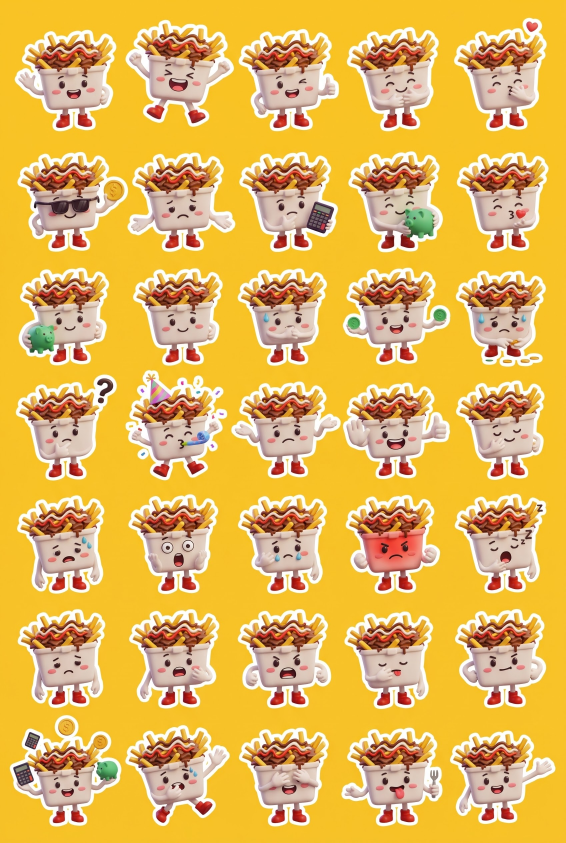
#> input picture social/mascot3d/src/moods.jpg, 1696 x 2528 px (shown at 1/3 size)
$ python -i cel.py   (imports and definitions only)
#> lines starting #> are read from the running program, lines starting #| are printed output that depends on the picture
#> further down, picture is the input picture: shape (2528, 1696, 3); mean B, G, R 90.9, 183.4, 228.1
"""Cel post-process: comic halftone in the shadows, soft bloom, grain, vignette (numpy + OpenCV)."""
import numpy as np
import cv2

_cache = {}

def _lattice(h, w, s):
    k = (h, w, s)
    if k not in _cache:
        y, x = np.mgrid[0:h, 0:w].astype(np.float32)
        c = s_ = np.float32(np.cos(np.deg2rad(45)))
        u = (x + y) * c / s
        v = (y - x) * c / s
        fu, fv = u - np.floor(u) - 0.5, v - np.floor(v) - 0.5
        _cache[k] = np.sqrt(fu * fu + fv * fv)
        _cache[(h, w, 'grain')] = None
    return _cache[k]

def cel(rgb, s=9.0, tint=(34, 20, 70), strength=0.55, grain=0.045, bloom=0.0, vignette=0.0, seed=1, split=0.0, thresh=0.5):
    """rgb: HxWx3 uint8 array. returns uint8 array."""
#> called with s = 9, tint = (34, 20, 70), strength = 0.55, grain = 0.045, bloom = 0, vignette = 0, seed = 1, split = 0
    a = rgb.astype(np.float32) / 255.0
    h, w, _ = a.shape
#> h = 2528; w = 1696
    lum = a @ np.array([0.299, 0.587, 0.114], dtype=np.float32)
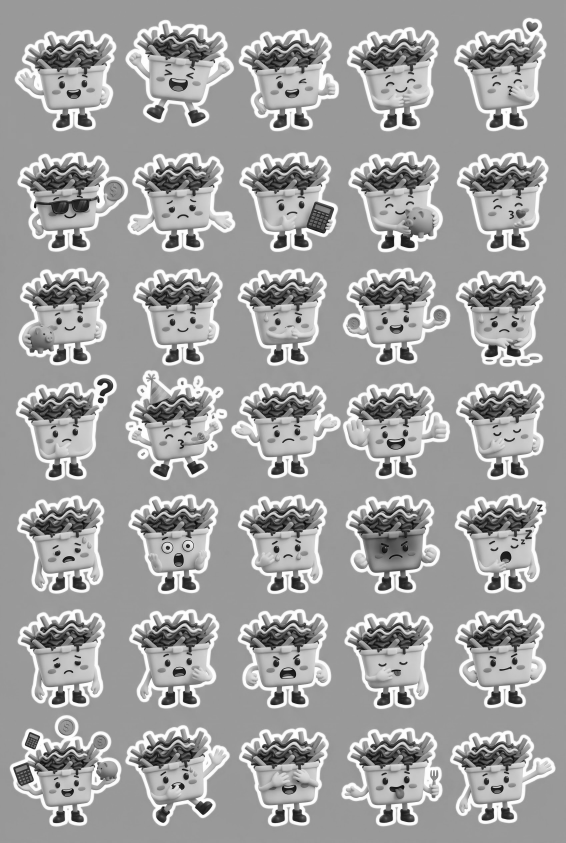
#> lum: shape (2528, 1696) float32 (shown at 1/3 size); min 0.0103, max 1, mean 0.631
    small = cv2.resize(lum, (w // 3, h // 3), interpolation=cv2.INTER_AREA)
    small = cv2.GaussianBlur(small, (0, 0), s * 0.55 / 3)
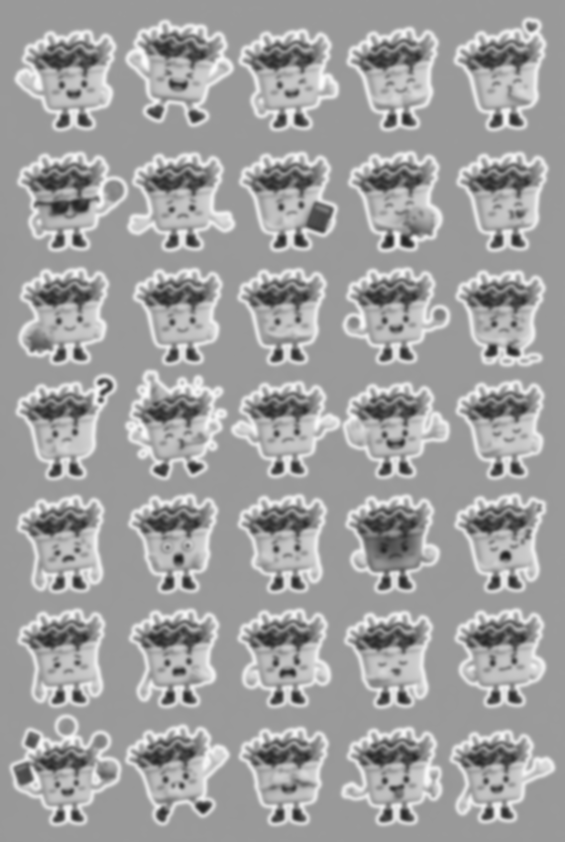
#> small: shape (842, 565) float32; min 0.13, max 0.988, mean 0.631
    sm = cv2.resize(small, (w, h), interpolation=cv2.INTER_LINEAR)
    d = _lattice(h, w, s)
#> in _lattice, `fu, fv = u - np.floor(u) - 0.5, v - np.floor(v) - 0.5`:
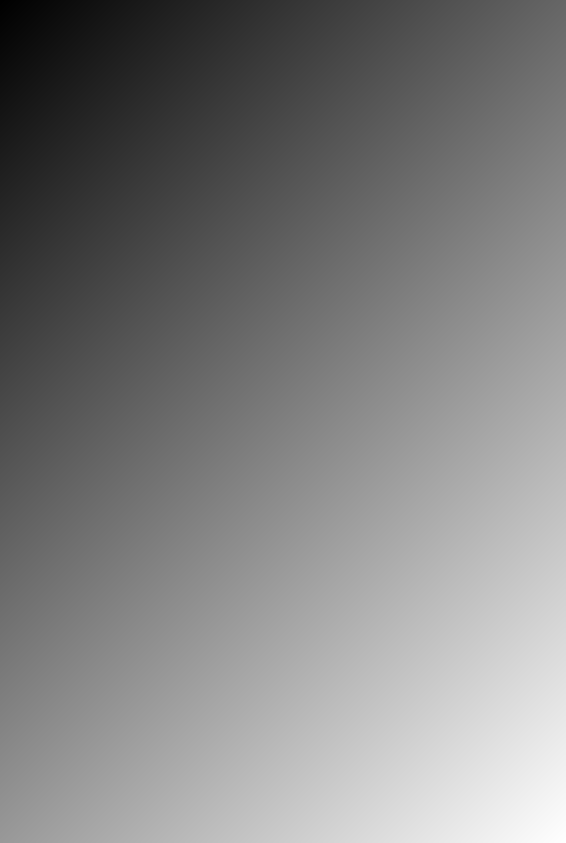
#> u: shape (2528, 1696) float32 (shown at 1/3 size); min 0, max 331.7, mean 165.9; drawn with min black and max white
#> in _lattice, `fu, fv = u - np.floor(u) - 0.5, v - np.floor(v) - 0.5`:
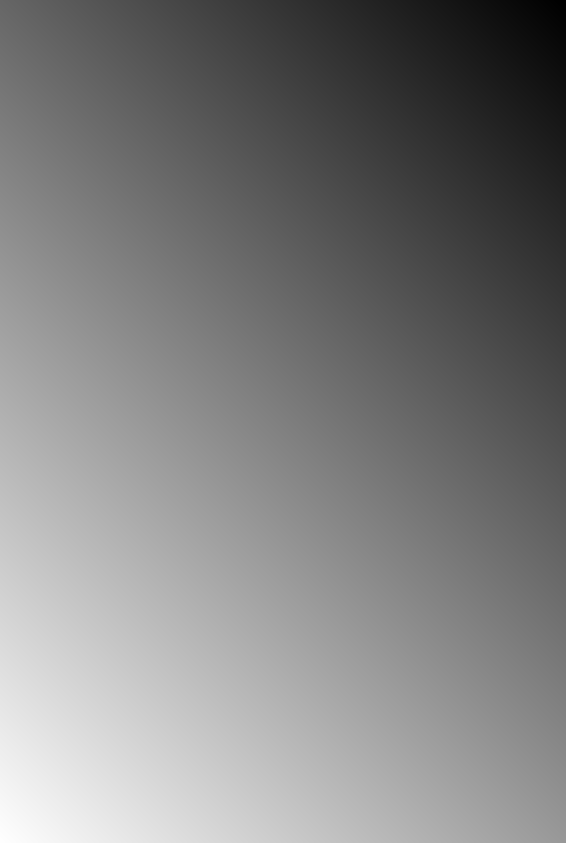
#> v: shape (2528, 1696) float32 (shown at 1/3 size); min -133.2, max 198.5, mean 32.7; drawn with min black and max white
    r = np.clip((thresh - sm) / max(thresh - 0.06, 0.1), 0, 1) * 0.74
    aa = np.clip((r - d) * s * 0.9 + 0.5, 0, 1)[..., None]
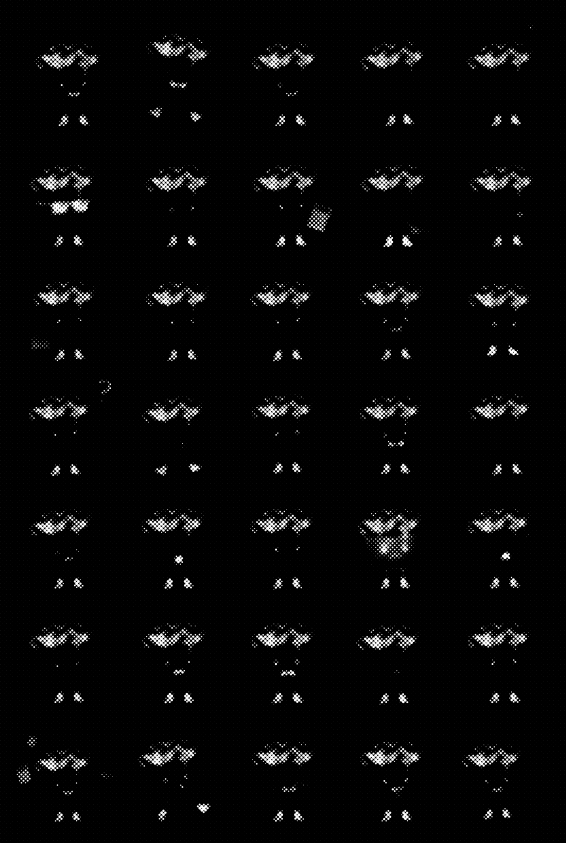
#> aa: shape (2528, 1696, 1) float32 (shown at 1/3 size); min 0, max 1, mean 0.0313
    t = np.array(tint, dtype=np.float32) / 255.0
    dark = a * (1 - strength) + t * strength * 0.55
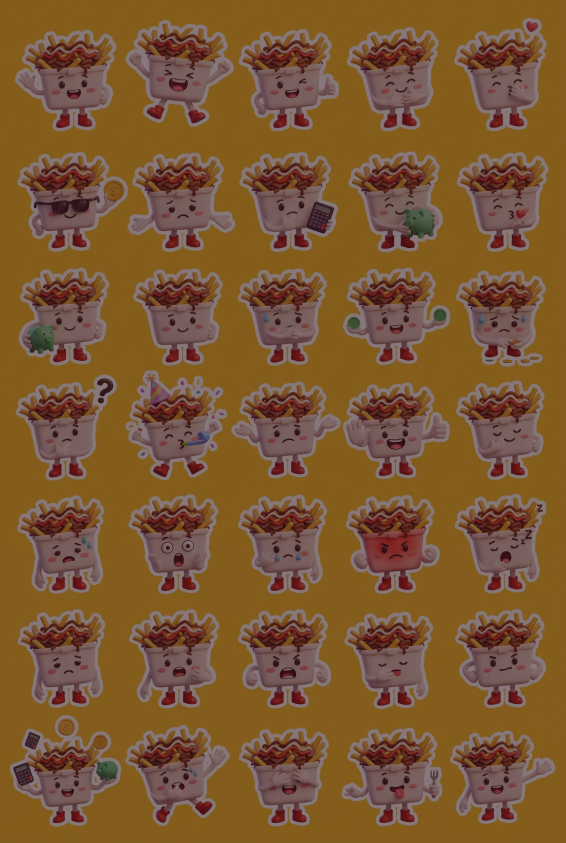
#> dark: shape (2528, 1696, 3) float32 (shown at 1/3 size); mean B, G, R 0.203, 0.353, 0.479
    out = a * (1 - aa) + dark * aa
    if bloom > 0:
        hi = np.clip(lum - 0.70, 0, 1)[..., None] * a
        hs = cv2.resize(hi, (w // 4, h // 4), interpolation=cv2.INTER_AREA)
        bl = cv2.resize(cv2.GaussianBlur(hs, (0, 0), 9), (w, h), interpolation=cv2.INTER_LINEAR)
        out = 1 - (1 - out) * (1 - np.clip(bl * 3, 0, 1) * bloom)
    if split > 0:  # tiny chromatic aberration
        m = int(round(split))
        out[:, m:, 0] = out[:, :-m, 0].copy()
        out[:, :-m, 2] = out[:, m:, 2].copy()
    if vignette > 0:
        yy, xx = np.mgrid[0:h, 0:w].astype(np.float32)
        rr = np.sqrt(((xx - w / 2) / (w / 2)) ** 2 + ((yy - h / 2) / (h / 2)) ** 2)
        out = out * (1 - vignette * np.clip(rr - 0.5, 0, 1)[..., None])
    if grain > 0:
        rng = np.random.default_rng(seed)
        g = rng.normal(0, grain, (h // 2, w // 2)).astype(np.float32)
        g = cv2.resize(g, (w, h), interpolation=cv2.INTER_NEAREST)
        out = out + g[..., None]
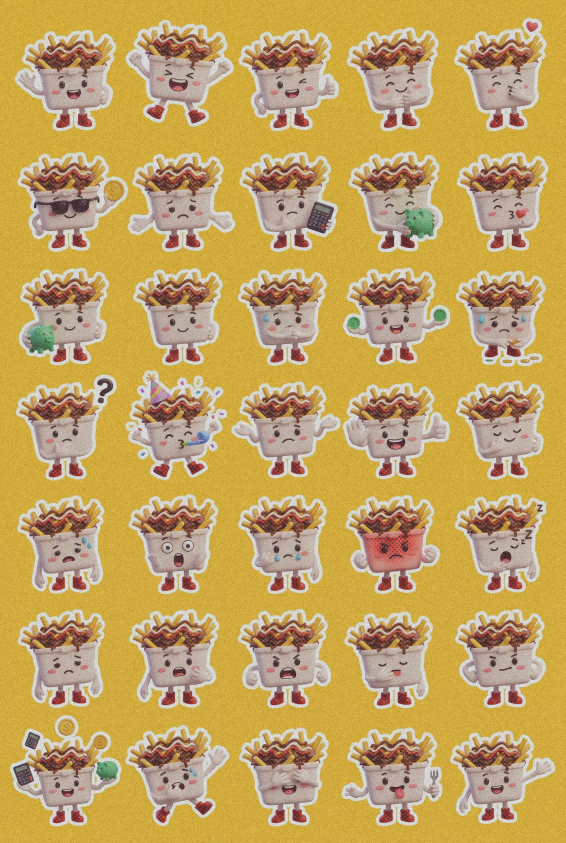
#> out: shape (2528, 1696, 3) float32 (shown at 1/3 size); mean B, G, R 0.355, 0.714, 0.894; drawn with min black and max white
    return (np.clip(out, 0, 1) * 255).astype(np.uint8)

>>> import cv2
>>> picture = cv2.imread('../social/mascot3d/src/moods.jpg')
>>> result = cel(picture)
